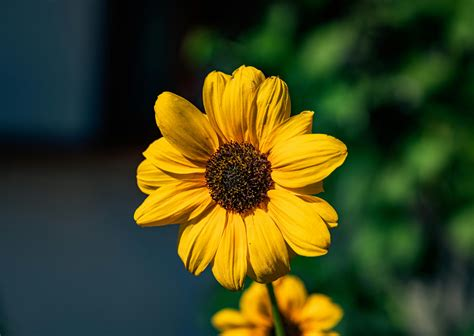
#> input picture Phase 2/Flower.jpeg, 474 x 336 px
$ python Flipped.py
#> lines starting #> are read from the running program, lines starting #| are printed output that depends on the picture
import cv2

image = cv2.imread("Flower.jpeg")
#> image is the input picture: shape (336, 474, 3); mean B, G, R 29.2, 68.9, 62.8

if image is None:
    print("Could not find image")
else:
    flipped_horizontal = cv2.flip(image,1)
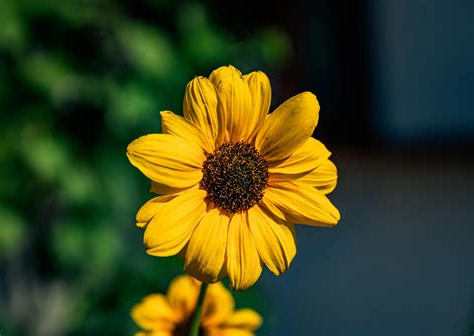
#> flipped_horizontal: shape (336, 474, 3); mean B, G, R 29.2, 68.9, 62.8
    flipped_vertical = cv2.flip(image ,0)
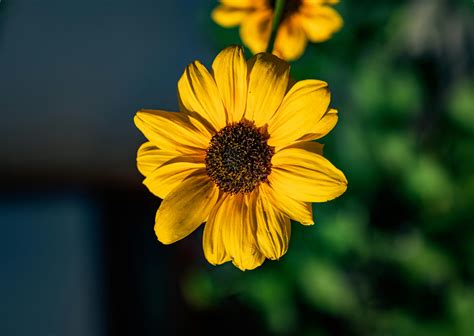
#> flipped_vertical: shape (336, 474, 3); mean B, G, R 29.2, 68.9, 62.8
    flipped_both = cv2.flip(image,-1)
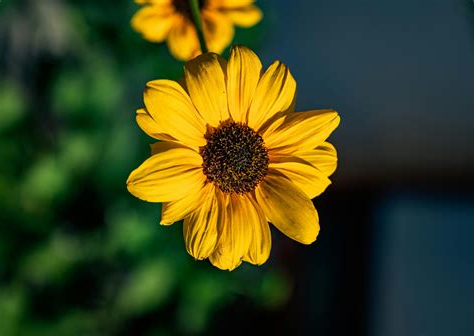
#> flipped_both: shape (336, 474, 3); mean B, G, R 29.2, 68.9, 62.8

    cv2.imshow("Original" , image)
    cv2.imshow("Horizontal", flipped_horizontal)
    cv2.imshow("Vertical",flipped_vertical)
    cv2.imshow("Flipped Both",flipped_both)

    cv2.waitKey(0)
    cv2.destroyAllWindows()
